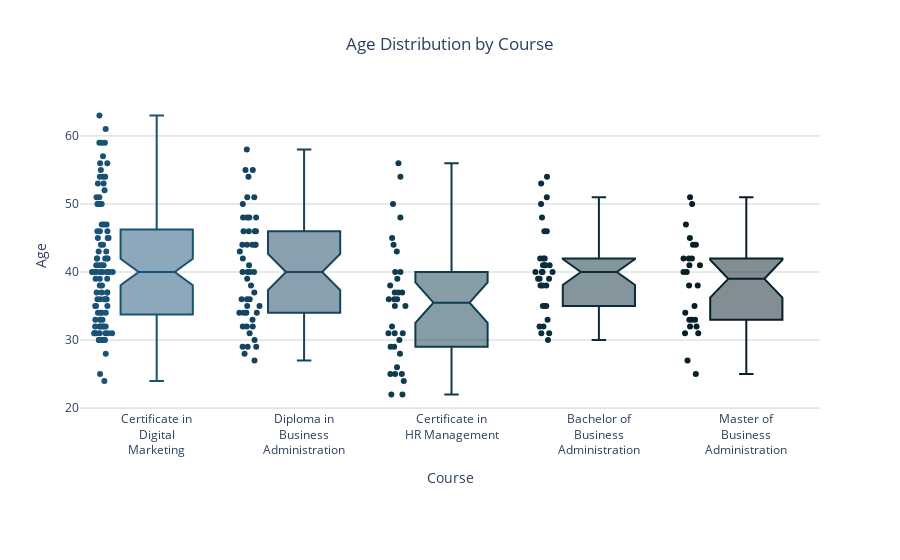

The code cell stored with this chart in its notebook:
### Code cell
import plotly.graph_objects as go
import pandas as pd
import textwrap

def wrap_text(text, width=15):
    return '<br>'.join(textwrap.wrap(text, width=width))

# Assuming df is your DataFrame
# If you don't have df defined, you'll need to create or load it first

# Calculate the count of data points for each course
count_by_course = df['COURSE'].value_counts().reset_index()
count_by_course.columns = ['COURSE', 'Count']
count_by_course = count_by_course.sort_values(by='Count', ascending=False)

# Reorder the DataFrame based on sorted courses
df['COURSE'] = pd.Categorical(df['COURSE'], categories=count_by_course['COURSE'], ordered=True)

# Get sorted course labels
course_labels = count_by_course['COURSE']

# Create a darker color scale
colors = ['#1a5276', '#154360', '#0f3c4d', '#0b2c3a', '#071f28', '#031016', '#000506', '#000000']

# Create the box plot
fig = go.Figure()

for i, course in enumerate(course_labels):
    course_data = df[df['COURSE'] == course]['Age']
    
    fig.add_trace(go.Box(
        y=course_data,
        name=course,
        boxpoints='all',
        jitter=0.3,
        whiskerwidth=0.2,
        marker_color=colors[i % len(colors)],
        line_color=colors[i % len(colors)],
        showlegend=False,
        notched=True
    ))

# Wrap the course labels
wrapped_labels = [wrap_text(label) for label in course_labels]

# Update layout
fig.update_layout(
    title={
        'text': "Age Distribution by Course",
        'x': 0.5,
        'xanchor': 'center'
    },
    xaxis=dict(
        title="Course",
        tickmode='array',
        tickvals=list(range(len(course_labels))),
        ticktext=wrapped_labels,
        tickangle=0
    ),
    yaxis=dict(
        title="Age"
    ),
    font=dict(
        size=12
    ),
    plot_bgcolor='white',
    paper_bgcolor='white',
    margin=dict(b=150)  # Increase bottom margin to accommodate wrapped labels
)

# Update the x-axis to show all labels
fig.update_xaxes(tickangle=0, tickmode='array', tickvals=list(range(len(course_labels))), ticktext=wrapped_labels)

# Update y-axis to have a white background with light grey gridlines
fig.update_yaxes(
    showgrid=True,
    gridcolor='lightgrey',
    zeroline=True,
    zerolinecolor='lightgrey'
)

# Return the figure object
fig.show()

### Figure 1 — Plotly figure (JSON) as saved in the notebook; plotly's stock layout.template omitted (floating-point values rounded to 4 significant figures)
{"data": [{"boxpoints": "all", "jitter": 0.3, "line": {"color": "#1a5276"}, "marker": {"color": "#1a5276"}, "name": "Certificate in Digital Marketing", "notched": true, "showlegend": false, "type": "box", "whiskerwidth": 0.2, "y": [31, 47, 50, 35, 31, 38, 34, 43, 31, 34, 32, 54, 30, 55, 28, 54, 30, 35, 40, 47, 53, 63, 24, 46, 32, 32, 36, 36, 36, 33, 51, 37, 25, 50, 45, 44, 33, 40, 50, 46, 31, 38, 40, 54, 31, 41, 61, 56, 53, 41, 44, 32, 36, 30, 36, 34, 43, 39, 30, 30, 42, 40, 51, 40, 41, 59, 52, 47, 37, 42, 40, 50, 39, 31, 56, 50, 31, 46, 35, 40, 45, 40, 32, 42, 40, 33, 57, 40, 30, 59, 59, 40, 41, 45, 42, 37, 34, 32, 42, 37, 39]}, {"boxpoints": "all", "jitter": 0.3, "line": {"color": "#154360"}, "marker": {"color": "#154360"}, "name": "Diploma in Business Administration", "notched": true, "showlegend": false, "type": "box", "whiskerwidth": 0.2, "y": [46, 58, 36, 32, 39, 43, 30, 48, 46, 33, 40, 35, 28, 29, 44, 29, 41, 35, 42, 44, 34, 48, 40, 55, 44, 44, 48, 40, 31, 36, 34, 51, 32, 34, 34, 37, 27, 54, 50, 29, 40, 55, 32, 46, 36, 51, 46, 48, 38, 44]}, {"boxpoints": "all", "jitter": 0.3, "line": {"color": "#0f3c4d"}, "marker": {"color": "#0f3c4d"}, "name": "Certificate in HR Management", "notched": true, "showlegend": false, "type": "box", "whiskerwidth": 0.2, "y": [31, 50, 35, 32, 31, 35, 22, 54, 36, 40, 37, 30, 39, 36, 43, 24, 56, 28, 25, 22, 36, 29, 38, 44, 29, 48, 26, 37, 31, 25, 40, 37, 45, 25]}, {"boxpoints": "all", "jitter": 0.3, "line": {"color": "#0b2c3a"}, "marker": {"color": "#0b2c3a"}, "name": "Bachelor of Business Administration", "notched": true, "showlegend": false, "type": "box", "whiskerwidth": 0.2, "y": [35, 40, 53, 35, 42, 30, 42, 33, 38, 32, 32, 39, 41, 40, 40, 41, 41, 38, 35, 50, 39, 48, 41, 40, 46, 54, 31, 51, 38, 39, 46, 42, 31]}, {"boxpoints": "all", "jitter": 0.3, "line": {"color": "#071f28"}, "marker": {"color": "#071f28"}, "name": "Master of Business Administration", "notched": true, "showlegend": false, "type": "box", "whiskerwidth": 0.2, "y": [50, 42, 35, 25, 33, 45, 40, 40, 32, 47, 33, 31, 31, 32, 38, 27, 42, 44, 44, 33, 38, 51, 41, 34, 42, 41]}], "layout": {"font": {"size": 12}, "margin": {"b": 150}, "paper_bgcolor": "white", "plot_bgcolor": "white", "title": {"text": "Age Distribution by Course", "x": 0.5, "xanchor": "center"}, "xaxis": {"tickangle": 0, "tickmode": "array", "ticktext": ["Certificate in<br>Digital<br>Marketing", "Diploma in<br>Business<br>Administration", "Certificate in<br>HR Management", "Bachelor of<br>Business<br>Administration", "Master of<br>Business<br>Administration"], "tickvals": [0, 1, 2, 3, 4], "title": {"text": "Course"}}, "yaxis": {"gridcolor": "lightgrey", "showgrid": true, "title": {"text": "Age"}, "zeroline": true, "zerolinecolor": "lightgrey"}}}
